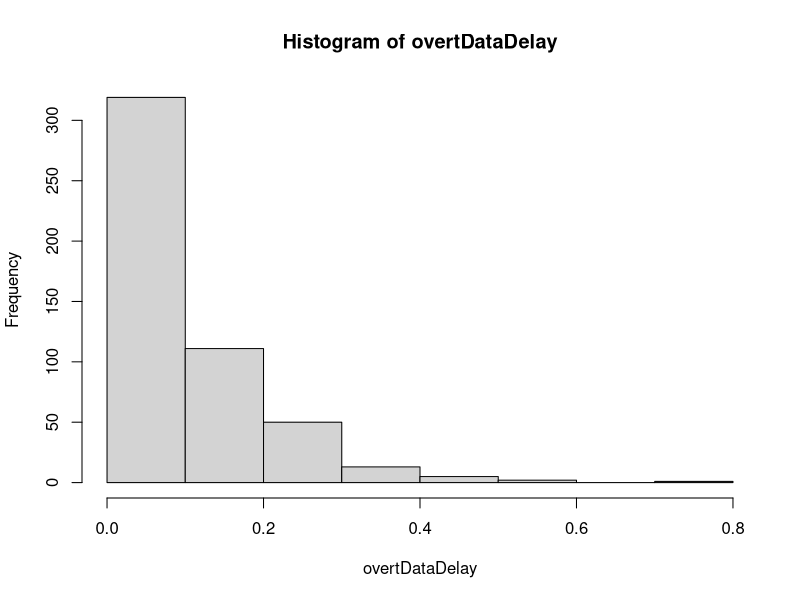
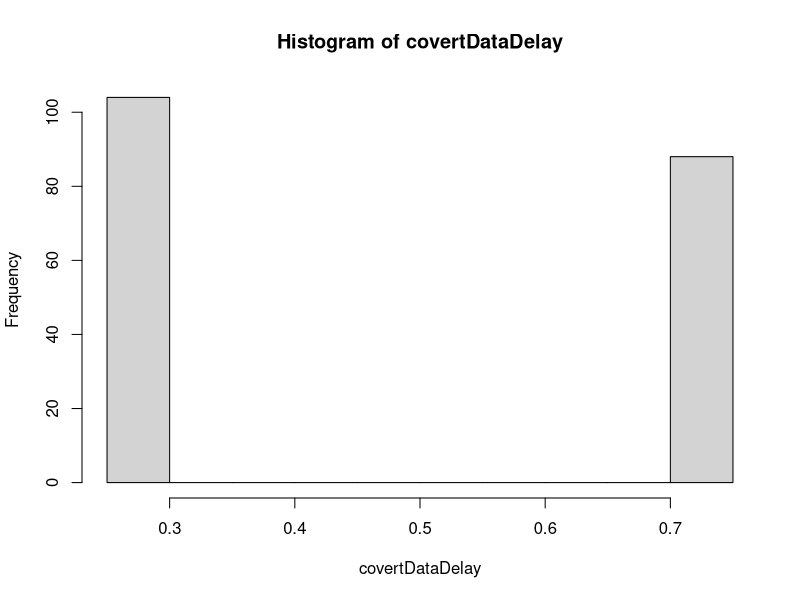
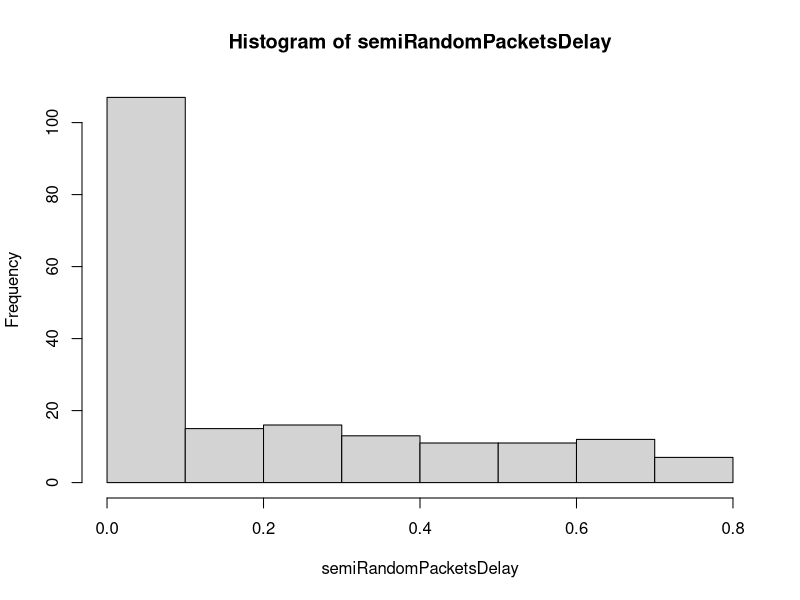
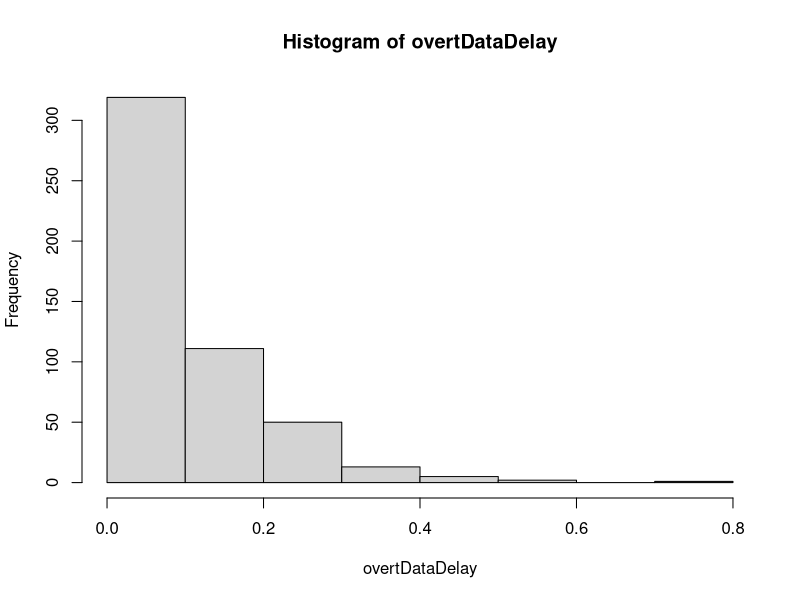

Write the R code that produced these figures, in order.
overtData <- read.csv(file = "Traffic_data_orig.csv", header = TRUE,sep = ",")
secretMessage <- "this is a secret message"
messageLen = as.numeric(nchar(secretMessage))

CharToBinary = function(pchar) {
  lhex = charToRaw(pchar)
  lbits = rev(as.numeric(rawToBits(lhex)))
  return(lbits)
}#Converts a character to Binary equivalent 

StringToBinary = function(pstr, pstrlen) {
  lbitstream = NULL
  ltemp = NULL
  for (i in 1:pstrlen) {
    ltemp = CharToBinary(substring(pstr,i,i))
    lbitstream <- c(lbitstream,ltemp)
  }
  return(lbitstream)
}#converts a string to Binary vector

#Q1. GENERATING MODIFIED PACKET STREAM 
binaryMessage = StringToBinary(secretMessage, messageLen)
lenBinaryMessage = as.numeric(length(binaryMessage))
covertPackets = NULL
timeStream = 0
covertDataDelay = NULL

for (i in 1:lenBinaryMessage) {
  if(binaryMessage[i] == 0){
    timeStream <- timeStream + 0.25
    covertDataDelay <- c(covertDataDelay,0.25)
  }#if bit is 0, delay is 0.25
  else{
    timeStream <- timeStream + 0.75
    covertDataDelay <- c(covertDataDelay,0.75)
  }#if bit is 1, delay is 0.75
  covertPackets <- c(covertPackets,timeStream)
  
}#loop to generate packet stream from binary message  

#Q2. Generating the Histogram
temp = 0 #holds the previous timestamp
overtDataDelay = numeric(dim(overtData)[1])

for( i in 1:dim(overtData)[1])
{
  overtDataDelay[i] = overtData[i,2] - temp
  temp = overtData[i,2]
}

hist(overtDataDelay)
hist(covertDataDelay)


#Eve will be suspicious of the 0.75 & 0.25 because it's exactly two unique differences, whereas for the "Overt" data, given to us in the CSV, the histogram looks more like a negative exponential distribution, which is what you would expect of this type of time dependent data



#Q3
set.seed(1237)
m = median(overtDataDelay)
min = min(overtDataDelay)
max = max(overtDataDelay)

semiRandomPacketsDelay = NULL
semiRandomPackets = NULL
timeStream = 0

for (i in 1:lenBinaryMessage) {
  if(binaryMessage[i] == 0){
    timeLapse = runif(1, min, m)
  }#if bit is 0, delay is 0.25
  else{
    timeLapse = runif(1, m, max)
  }#if bit is 1, delay is 0.75
      timeStream <- timeStream + timeLapse
      semiRandomPacketsDelay <- c(semiRandomPacketsDelay,timeLapse)
  semiRandomPackets <- c(semiRandomPackets,timeStream)
}#loop to generate packet stream from binary message  



#Q4
hist(semiRandomPacketsDelay)
hist(overtDataDelay)














